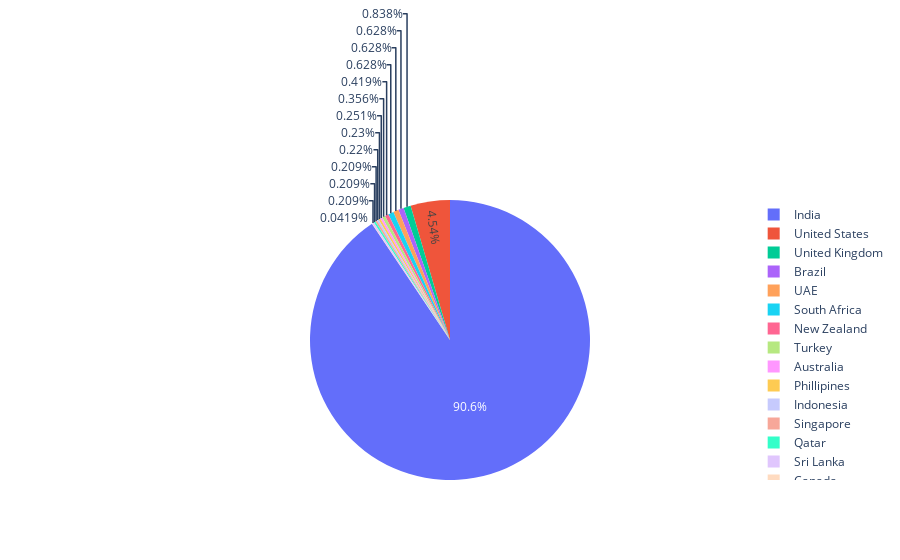

The cell this chart's notebook holds for it:
### Code cell
import plotly.express as px

px.pie(data_frame=data, names='Country')

### Figure 1 — Plotly figure (JSON) as saved in the notebook; plotly's stock layout.template omitted (floating-point values rounded to 4 significant figures; data arrays with more than 128 entries replaced by an {"elided": "..."} marker saying what was removed)
{"data": [{"domain": {"x": [0, 1], "y": [0, 1]}, "hovertemplate": "Country=%{label}<extra></extra>", "labels": {"elided": "9551 str values"}, "legendgroup": "", "name": "", "showlegend": true, "type": "pie"}], "layout": {"legend": {"tracegroupgap": 0}, "margin": {"t": 60}}}
